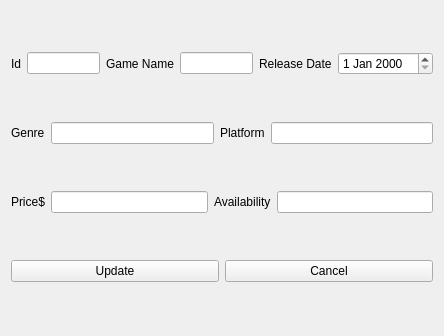
<?xml version="1.0" encoding="UTF-8"?>
<ui version="4.0">
 <class>addGameWindow</class>
 <widget class="QWidget" name="addGameWindow">
  <property name="geometry">
   <rect>
    <x>0</x>
    <y>0</y>
    <width>444</width>
    <height>336</height>
   </rect>
  </property>
  <property name="windowTitle">
   <string>Add Game</string>
  </property>
  <layout class="QVBoxLayout" name="verticalLayout">
   <item>
    <layout class="QHBoxLayout" name="horizontalLayout_5">
     <item>
      <layout class="QHBoxLayout" name="horizontalLayout_4">
       <item>
        <layout class="QHBoxLayout" name="horizontalLayout_7">
         <item>
          <widget class="QLabel" name="label_7">
           <property name="text">
            <string>Id</string>
           </property>
          </widget>
         </item>
         <item>
          <layout class="QHBoxLayout" name="horizontalLayout_8"/>
         </item>
         <item>
          <widget class="QLineEdit" name="gameId"/>
         </item>
        </layout>
       </item>
       <item>
        <widget class="QLabel" name="label">
         <property name="text">
          <string>Game Name</string>
         </property>
        </widget>
       </item>
       <item>
        <widget class="QLineEdit" name="gameName"/>
       </item>
      </layout>
     </item>
     <item>
      <layout class="QHBoxLayout" name="horizontalLayout">
       <item>
        <widget class="QLabel" name="label_2">
         <property name="text">
          <string>Release Date</string>
         </property>
        </widget>
       </item>
       <item>
        <widget class="QDateEdit" name="releaseDate"/>
       </item>
      </layout>
     </item>
    </layout>
   </item>
   <item>
    <layout class="QHBoxLayout" name="horizontalLayout_2">
     <item>
      <widget class="QLabel" name="label_3">
       <property name="text">
        <string>Genre</string>
       </property>
      </widget>
     </item>
     <item>
      <widget class="QLineEdit" name="genre"/>
     </item>
     <item>
      <widget class="QLabel" name="label_4">
       <property name="text">
        <string>Platform</string>
       </property>
      </widget>
     </item>
     <item>
      <widget class="QLineEdit" name="platform"/>
     </item>
    </layout>
   </item>
   <item>
    <layout class="QHBoxLayout" name="horizontalLayout_3">
     <item>
      <widget class="QLabel" name="label_5">
       <property name="text">
        <string>Price$</string>
       </property>
      </widget>
     </item>
     <item>
      <widget class="QLineEdit" name="gamePrice"/>
     </item>
     <item>
      <widget class="QLabel" name="label_6">
       <property name="text">
        <string>Availability</string>
       </property>
      </widget>
     </item>
     <item>
      <widget class="QLineEdit" name="aval"/>
     </item>
    </layout>
   </item>
   <item>
    <layout class="QHBoxLayout" name="horizontalLayout_6">
     <item>
      <widget class="QPushButton" name="add">
       <property name="text">
        <string>Update</string>
       </property>
      </widget>
     </item>
     <item>
      <widget class="QPushButton" name="cancel">
       <property name="text">
        <string>Cancel</string>
       </property>
      </widget>
     </item>
    </layout>
   </item>
  </layout>
 </widget>
 <resources/>
 <connections/>
</ui>
